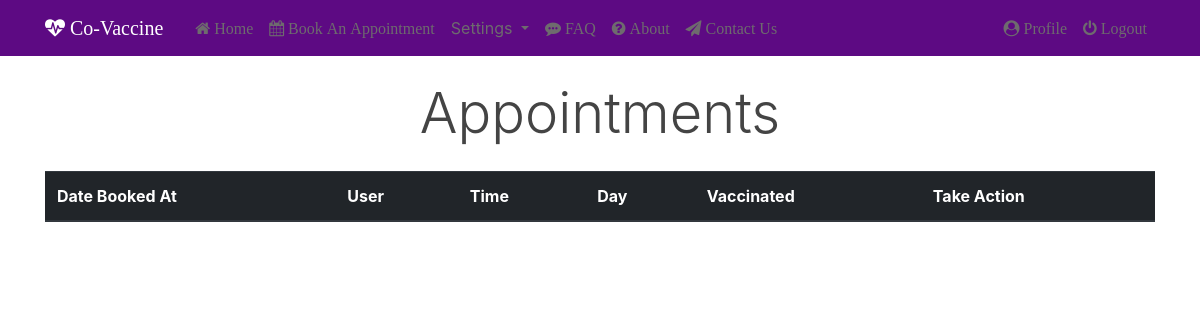
Page /appointment/list_appointments/ (signed in) on the earlier database version.
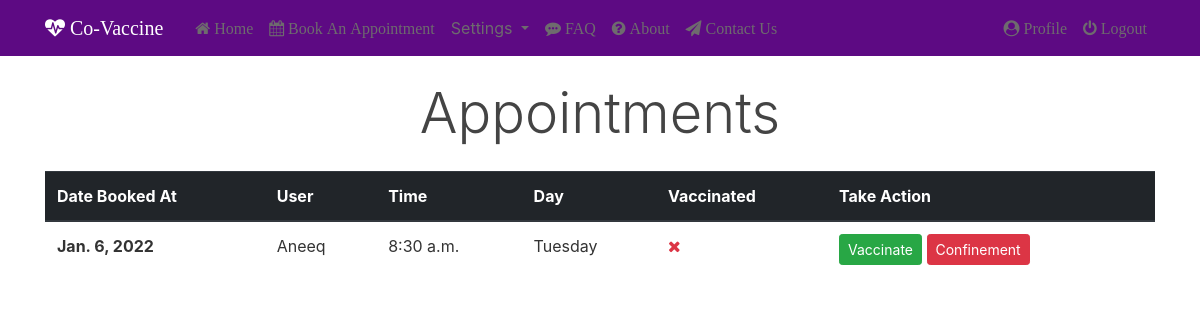
Same page on the later database version.
### appointments/models.py (models this page shows, shortened)
class Appointment(models.Model):
    user = models.ForeignKey(User, on_delete=models.CASCADE, related_name="appointments")
    time =  models.TimeField(auto_now=False, auto_now_add=False)
    day = models.IntegerField(choices=WEEK_DAYS, null=True, default=None)
    status = models.BooleanField(default=False)
    date_created = models.DateTimeField(auto_now_add=True)
    vaccinated_by = models.ForeignKey(User, on_delete=models.CASCADE, related_name="vaccinated_appointments", null=True, default=None)
    vaccinated_date = models.DateTimeField(auto_now_add=False, null=True, default=None)
    @staticmethod
    def get_appoinments_except_day(day):
        appointments = Appointment.objects.filter(status = False).exclude(day = day)
        return appointments

### users/decorators.py (the view)
        def wrapper_function(request, *args, **kwargs):
            group = None
            if request.user.groups.exists():
                groups = request.user.groups.all()
                for group in groups:
                    if group.name in allowed_roles:
                        return view_function(request, *args, **kwargs)
            return HttpResponseForbidden()

### appointments/templatetags/custom_tags.py (called while the page is built)
@register.filter(name='has_group')
def has_group(user, group_name):
    return user.groups.filter(name=group_name).exists()

### appointments/views.py (called while the page is built)
@allowed_users(allowed_roles=['doctor'])
def list_appointments(request):
    appointments = Appointment.get_appoinments_except_day(request.user.profile.holiday).order_by('-date_created')
    context = {'appointments': appointments}
    return render(request, 'appointments/list-appointments.html', context)

### users/models.py (called while the page is built)
    def is_confined(self):
        if self.confinement:
            current_date = datetime.datetime.now()
            interval = datetime.timedelta(days=14).total_seconds()
            if not current_date.timestamp() - self.confinement.timestamp() > interval:
                return True
        return False

### templates/appointments/list-appointments.html (shortened to what this page needs)
{% extends "base.html" %}
{% load custom_tags %}
{% block footer %}
    <section class="container">
        <h1 class="display-4 text-center mb-4">Appointments</h1>
        <div class="row" style="max-height: 80vh; overflow-y: scroll;">
            <div class="col">
                <table class="table">
                    <thead class="thead-dark">
                    <tr>
                        <th scope="col">Date Booked At</th>
                        <th scope="col">User</th>
                        <th scope="col">Time</th>
                        <th scope="col">Day</th>
                        <th scope="col">Vaccinated</th>
                        <th scope="col">Take Action</th>
                    </tr>
                    </thead>
                    <tbody>
                        {% for appointment in appointments %}
                        <tr>
                            <th scope="row">{{appointment.date_created.date}}</th>
                            <td>
                                <p>{{appointment.user.username|title}}</p>
                            </td>
                            <td>
                                <p>{{appointment.time}}</p>
                            </td>
                            <td>
                                <p>{{appointment.get_day_display}}</p>
                            </td>
                            <td>
                                {% if appointment.status %}
                                    <i class="fa fa-check text-success" aria-hidden="true"></i>
                                {% else %}
                                    <i class="fa fa-times text-danger" aria-hidden="true"></i>
                                {% endif %}
                            </td>
                            <td>
                                <form action="{% url 'manage_appointment' %}" method="POST" class="d-inline">
                                    <button type="submit" class="btn btn-success btn-sm">Vaccinate</button>
                                </form>
                                <form action="{% url 'manage_appointment' %}" method="POST" class="d-inline">
                                    <button type="submit" class="btn btn-danger btn-sm">Confinement</button>
                                </form>
                            </td>
                        </tr>
                        {% endfor %}
                    </tbody>
                </table>
            </div>
        </div>
    </section>
{% endblock %}

Differences in the rows shown:
added Appointment: date_created "Jan. 6, 2022", user.username "Aneeq", time "8:30 a.m.", day "Tuesday", status False (drawn)
